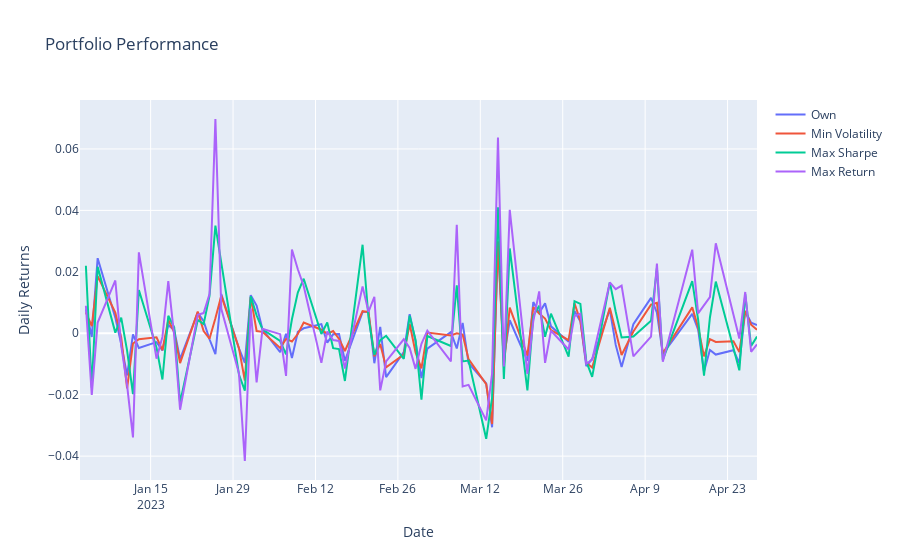

The notebook cell saved with this chart:
### Code cell
# daily percentage change
df_port_pct = df_port.pct_change()

# plot daily percentage change
fig = go.Figure()
fig.add_trace(go.Scatter(x=df_port_pct.index, y=df_port_pct['Own'], name='Own'))
fig.add_trace(go.Scatter(x=df_port_pct.index, y=df_port_pct['Min Volatility'], name='Min Volatility'))
fig.add_trace(go.Scatter(x=df_port_pct.index, y=df_port_pct['Max Sharpe'], name='Max Sharpe'))
fig.add_trace(go.Scatter(x=df_port_pct.index, y=df_port_pct['Max Return'], name='Max Return'))
fig.update_layout(title='Portfolio Performance', yaxis_title='Daily Returns', xaxis_title='Date')
fig.show()
